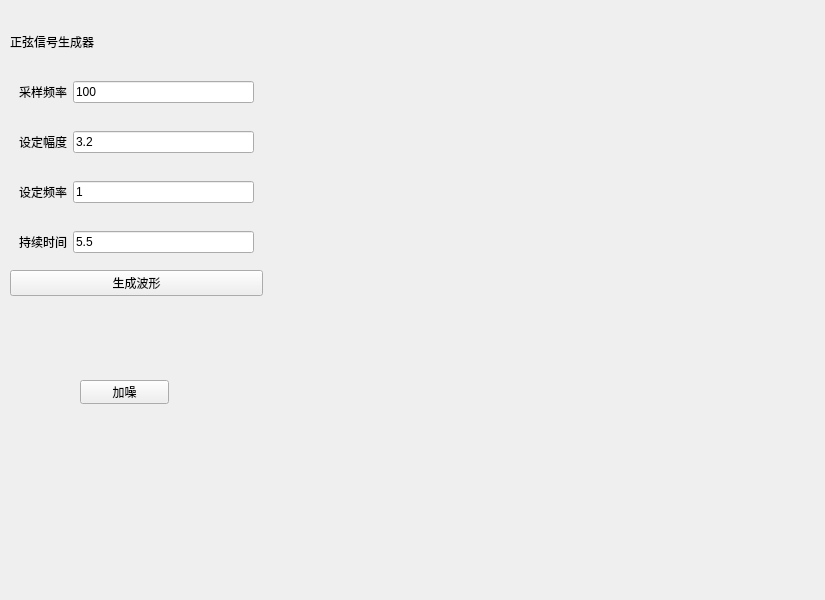
<?xml version="1.0" encoding="UTF-8"?>
<ui version="4.0">
 <class>Widget</class>
 <widget class="QWidget" name="Widget">
  <property name="geometry">
   <rect>
    <x>0</x>
    <y>0</y>
    <width>825</width>
    <height>600</height>
   </rect>
  </property>
  <property name="windowTitle">
   <string>Widget</string>
  </property>
  <widget class="QWidget" name="widget" native="true">
   <property name="geometry">
    <rect>
     <x>10</x>
     <y>20</y>
     <width>253</width>
     <height>276</height>
    </rect>
   </property>
   <layout class="QVBoxLayout" name="verticalLayout">
    <item>
     <widget class="QLabel" name="label_3">
      <property name="text">
       <string>正弦信号生成器</string>
      </property>
     </widget>
    </item>
    <item>
     <widget class="QWidget" name="widget_4" native="true">
      <layout class="QHBoxLayout" name="horizontalLayout_4">
       <item>
        <widget class="QLabel" name="label_5">
         <property name="text">
          <string>采样频率</string>
         </property>
        </widget>
       </item>
       <item>
        <widget class="QLineEdit" name="fsEdit">
         <property name="text">
          <string>100</string>
         </property>
        </widget>
       </item>
      </layout>
     </widget>
    </item>
    <item>
     <widget class="QWidget" name="widget_2" native="true">
      <layout class="QHBoxLayout" name="horizontalLayout">
       <item>
        <widget class="QLabel" name="label">
         <property name="text">
          <string>设定幅度</string>
         </property>
        </widget>
       </item>
       <item>
        <widget class="QLineEdit" name="ampEdit">
         <property name="text">
          <string>3.2</string>
         </property>
        </widget>
       </item>
      </layout>
     </widget>
    </item>
    <item>
     <widget class="QWidget" name="widget_3" native="true">
      <layout class="QHBoxLayout" name="horizontalLayout_2">
       <item>
        <widget class="QLabel" name="label_2">
         <property name="text">
          <string>设定频率</string>
         </property>
        </widget>
       </item>
       <item>
        <widget class="QLineEdit" name="freEdit">
         <property name="text">
          <string>1</string>
         </property>
        </widget>
       </item>
      </layout>
     </widget>
    </item>
    <item>
     <widget class="QWidget" name="widget_5" native="true">
      <layout class="QHBoxLayout" name="horizontalLayout_3">
       <item>
        <widget class="QLabel" name="label_4">
         <property name="text">
          <string>持续时间</string>
         </property>
        </widget>
       </item>
       <item>
        <widget class="QLineEdit" name="timeEdit">
         <property name="text">
          <string>5.5</string>
         </property>
        </widget>
       </item>
      </layout>
     </widget>
    </item>
    <item>
     <widget class="QPushButton" name="setparbtn">
      <property name="text">
       <string>生成波形</string>
      </property>
     </widget>
    </item>
   </layout>
  </widget>
  <widget class="QCustomPlot" name="customPlot" native="true">
   <property name="geometry">
    <rect>
     <x>270</x>
     <y>20</y>
     <width>561</width>
     <height>511</height>
    </rect>
   </property>
  </widget>
  <widget class="QPushButton" name="addnoisebtn">
   <property name="geometry">
    <rect>
     <x>80</x>
     <y>380</y>
     <width>89</width>
     <height>24</height>
    </rect>
   </property>
   <property name="text">
    <string>加噪</string>
   </property>
  </widget>
 </widget>
 <customwidgets>
  <customwidget>
   <class>QCustomPlot</class>
   <extends>QWidget</extends>
   <header>qcustomplot.h</header>
   <container>1</container>
  </customwidget>
 </customwidgets>
 <resources/>
 <connections/>
</ui>
